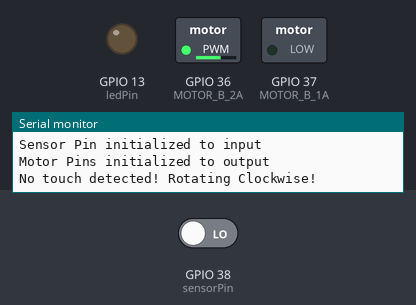
Recording of a program running on a simulated ESP32. Parts: switched loads named in the program (green lamp = pin HIGH), output pins drawn as LEDs (lit = HIGH), the last lines printed to the serial monitor. The test bench sets the inputs (shaded band); at power-on: GPIO 38 (sensorPin) LOW.

Above: at 1.27 s.
1.3 s: GPIO 38 (sensorPin) driven HIGH
At 1.45 s:
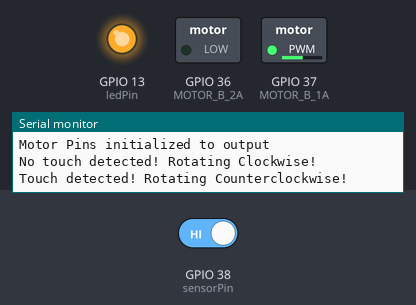
At 7.23 s:
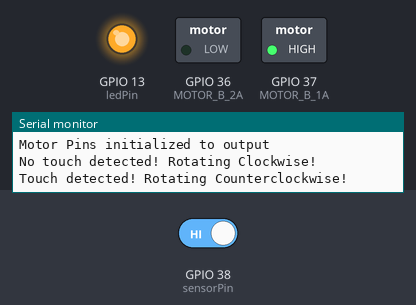
7.3 s: GPIO 38 (sensorPin) driven LOW
At 13.9 s:
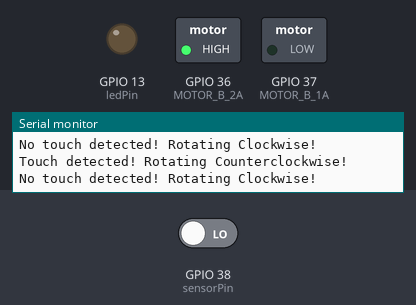
Timing chart, 0 to 15.4 s (numbered marks = the images above; inputs shaded):
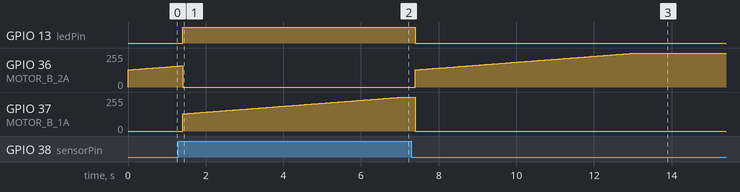

Measured:
- after the input at 1.3 s, GPIO 13 (ledPin): LOW → HIGH after 0.10 s; GPIO 37 (MOTOR_B_1A): moves from 0/255 to 255/255 over 5.7 s, starting after 0.10 s
- after the input at 7.3 s, GPIO 13 (ledPin): HIGH → LOW after 0.10 s; GPIO 36 (MOTOR_B_2A): moves from 0/255 to 255/255 over 5.7 s, starting after 0.10 s; GPIO 37 (MOTOR_B_1A): 255/255 → 0/255 after 0.10 s

The program:

main.cpp
```cpp
#include <Arduino.h>

// ams926: Pin assignments for the touch sensor, status LED, and L9110 motor inputs.
const int sensorPin = A2;
const int ledPin = 13;

const int MOTOR_B_1A = A1;
const int MOTOR_B_2A = A0;

void setup() {
  // ams926: Start serial output and configure the sensor, LED, and motor-driver pins.
  Serial.begin(115200);
  pinMode(sensorPin, INPUT);
  Serial.println("Sensor Pin initialized to input");
  pinMode(ledPin, OUTPUT);
  pinMode(MOTOR_B_1A, OUTPUT);
  pinMode(MOTOR_B_2A, OUTPUT);
  Serial.println("Motor Pins initialized to output");
}

void loop() {
  // ams926: Read the digital touch-sensor state; this program treats HIGH as touched.
  int sensorValue = digitalRead(sensorPin);

  if (sensorValue == HIGH) {
    // ams926: While touched, drive input 1A with PWM and keep input 2A low.
    Serial.println("Touch detected! Rotating Counterclockwise!");
    int motorSpeed = 128;
    analogWrite(MOTOR_B_2A, 0);
    digitalWrite(ledPin, HIGH);

    // ams926: Ramp PWM toward full duty while the sensor continues to read HIGH.
    while (sensorValue == HIGH) {
      sensorValue = digitalRead(sensorPin);
      if (motorSpeed < 255) {
        motorSpeed++;
      }
      analogWrite(MOTOR_B_1A, motorSpeed);
      delay(45);
    }
  } else {
    // ams926: While untouched, drive input 2A with PWM and keep input 1A low.
    Serial.println("No touch detected! Rotating Clockwise!");
    int motorSpeed = 128;
    analogWrite(MOTOR_B_1A, 0);
    digitalWrite(ledPin, LOW);

    // ams926: Ramp PWM toward full duty while the sensor continues to read LOW.
    while (sensorValue == LOW) {
      sensorValue = digitalRead(sensorPin);
      if (motorSpeed < 255) {
        motorSpeed++;
      }
      analogWrite(MOTOR_B_2A, motorSpeed);
      delay(45);
    }
  }

  // ams926: Brief pause before checking the new sensor state in the next pass.
  delay(50);
}
```
